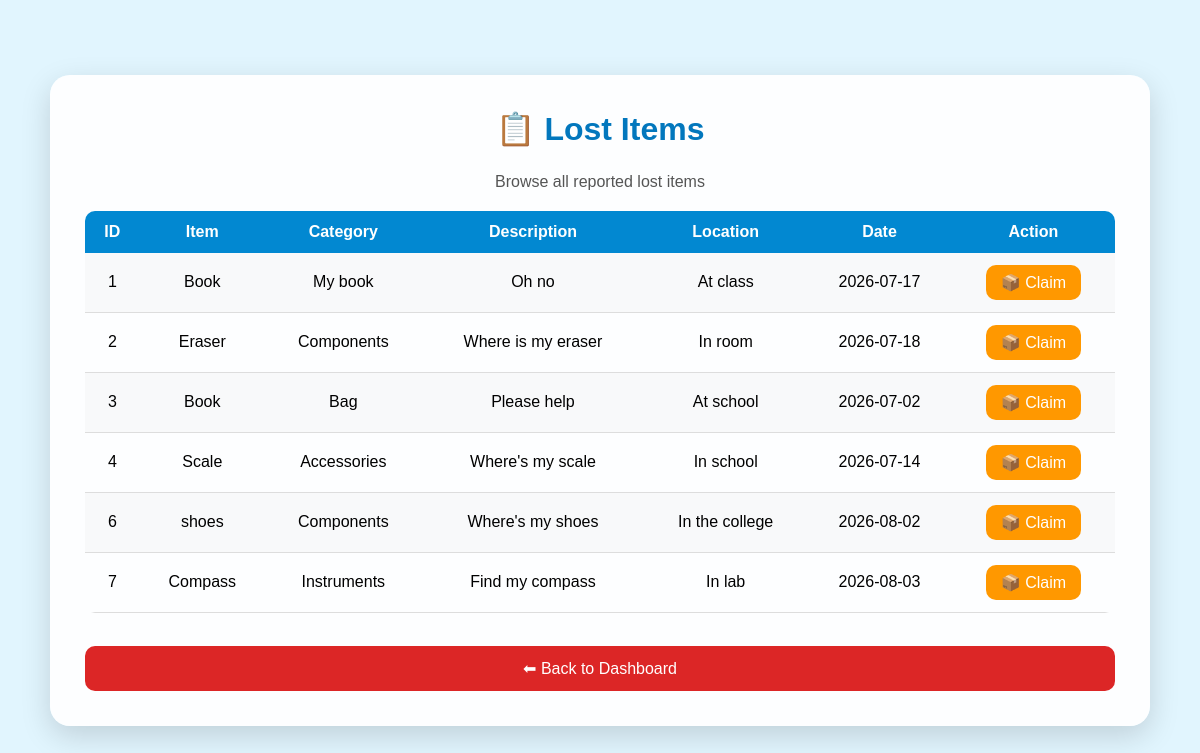
The app's page /lost_items with its own data.
### tables this page shows
CREATE TABLE lost_items(

        id INTEGER PRIMARY KEY AUTOINCREMENT,

        item_name TEXT NOT NULL,

        category TEXT NOT NULL,

        description TEXT NOT NULL,

        location TEXT NOT NULL,

        lost_date TEXT NOT NULL

    );

### app.py (the view)
@app.route("/lost_items")
def lost_items():
    conn = sqlite3.connect("database/campusfind.db")
    cursor = conn.cursor()
    cursor.execute("SELECT * FROM lost_items")
    items = cursor.fetchall()
    conn.close()
    return render_template("lost_items.html", items=items, total_items=len(items))

### templates/lost_items.html (shortened to what this page needs)
<!DOCTYPE html>
<html>
<head>
<link rel="stylesheet" href="{{ url_for('static', filename='css/style.css') }}">
</head>
<body class="lost-items-page">
<div class="container">
<h1>📋 Lost Items</h1>
<p>Browse all reported lost items</p>
<table>
<tr>
<th>ID</th>
<th>Item</th>
<th>Category</th>
<th>Description</th>
<th>Location</th>
<th>Date</th>
<th>Action</th>
</tr>
{% for item in items %}
<tr>
<td>{{ item[0] }}</td>
<td>{{ item[1] }}</td>
<td>{{ item[2] }}</td>
<td>{{ item[3] }}</td>
<td>{{ item[4] }}</td>
<td>{{ item[5] }}</td>
<td>
<a href="/claim/{{ item[0] }}">
<button class="claim-btn">📦 Claim</button>
</a>
</td>
</tr>
{% endfor %}
</table>
<br>
<a href="/dashboard">
<button class="back-btn">⬅ Back to Dashboard</button>
</a>
</div>
</body>
</html>

### static/css/style.css (style rules this page uses)
* { margin:0; padding:0; box-sizing:border-box; font-family:Arial,sans-serif; }
body { background:linear-gradient(135deg,#e3f2fd,#bbdefb); min-height:100vh; display:flex; justify-content:center; align-items:center; padding:20px; }
.container { width:95%; max-width:1100px; background:rgba(255,255,255,0.95); border-radius:20px; padding:35px; box-shadow:0 10px 30px rgba(0,0,0,0.15); text-align:center; }
h1 { color:#1565C0; margin-bottom:25px; }
button { width:100%; padding:13px; margin-top:15px; border:none; border-radius:10px; background:#1565C0; color:white; font-size:16px; cursor:pointer; transition:0.3s; }
table { width:100%; border-collapse:collapse; margin-top:20px; overflow:hidden; border-radius:10px; }
th { background:#1565C0; color:white; padding:12px; }
td { padding:12px; border-bottom:1px solid #ddd; }
tr:nth-child(even) { background:#f8f9fa; }
.container p { color:#555; margin:10px 0; }
a { text-decoration:none; }
.claim-btn { background:#E53935; }
.lost-items-page { background:#E1F5FE; }
.claim-btn { background:#FF9800; width:auto; padding:8px 15px; margin:0; }
.back-btn { background:#2196F3; }
.lost-items-page h1 { color:#0277BD; }
.lost-items-page table { border-radius:10px; overflow:hidden; }
.lost-items-page th { background:#0288D1; }
.back-btn { width:100%; background:#DC2626; color:white; }

### records on screen
lost_items: id "1", item_name "Book", category "My book", description "Oh no", location "At class", lost_date "2026-07-17"
lost_items: id "2", item_name "Eraser", category "Components", description "Where is my eraser", location "In room", lost_date "2026-07-18"
lost_items: id "3", item_name "Book", category "Bag", description "Please help", location "At school", lost_date "2026-07-02"
lost_items: id "4", item_name "Scale", category "Accessories", description "Where's my scale", location "In school", lost_date "2026-07-14"
lost_items: id "6", item_name "shoes", category "Components", description "Where's my shoes", location "In the college", lost_date "2026-08-02"
lost_items: id "7", item_name "Compass", category "Instruments", description "Find my compass", location "In lab", lost_date "2026-08-03"
